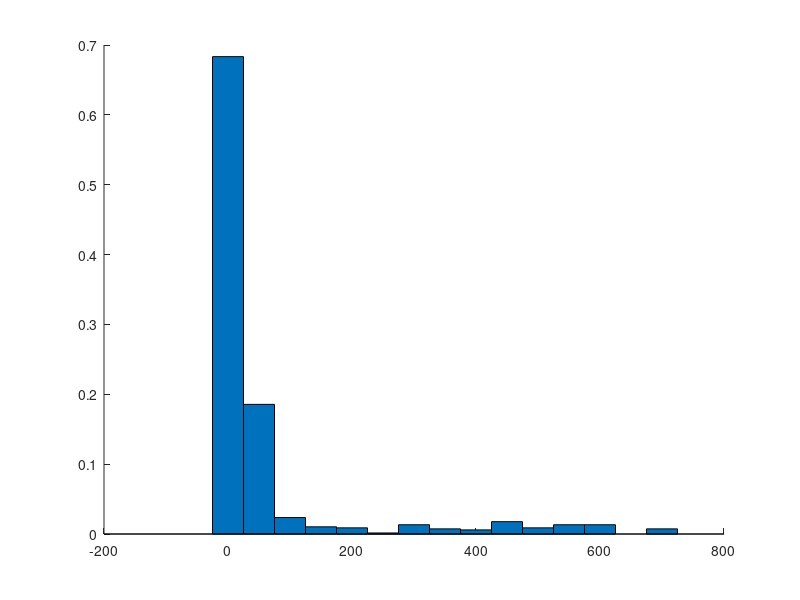

MATLAB code for this plot: (Note: this script raises an error after producing the figure.)
thres=30;

load("gr_change_n100_spore.mat")
spo=(double(spo));nospo=(double(nospo));
edges=0:50:700;
[a,x]=hist((((nospo))),edges);
bar(x, a./length(nospo),1,"FaceAlpha",0.5)
set(gca, 'xtick', x)
hold on;

save("gr_change_n100_spore.mat","spo","nospo")
[a,x]=hist(((spo)),edges);
bar(x, a./length(spo),1,"FaceAlpha",0.5)
set(gca, 'xtick', x)
xlim([-15,700])
legend(["spore","non-spore"])
title("wt")
wts=length(spo(spo>thres))./(length(spo));
wtns=length(nospo(nospo>thres))./(length(nospo));
wta=(length(spo(spo>thres))+length(nospo(nospo>thres)))./(length(nospo)+(length(spo)));


%%
load("full_ds_spore.mat")
spo=(double(spo));nospo=(double(nospo));
edges=0:50:700;
[a,x]=hist((((nospo))),edges);
bar(x, a./length(nospo),1,"FaceAlpha",0.5)
set(gca, 'xtick', x)
hold on;
[a,x]=hist(((spo)),edges);
bar(x, a./length(spo),1,"FaceAlpha",0.5)
set(gca, 'xtick', x)
xlim([-15,700])
legend(["spore","non-spore"])
title("wt")

dss=length(spo(spo>thres))./(length(spo));
dsns=length(nospo(nospo>thres))./(length(nospo));
dsa=(length(spo(spo>thres))+length(nospo(nospo>thres)))./(length(nospo)+(length(spo)));

%%
load("full_dc_spore.mat")
spo=(double(spo));nospo=(double(nospo));
edges=0:50:700;
[a,x]=hist((((nospo))),edges);
bar(x, a./length(nospo),1,"FaceAlpha",0.5)
set(gca, 'xtick', x)
hold on;
save("full_dc_spore.mat","spo","nospo")

[a,x]=hist(((spo)),edges);
bar(x, a./length(spo),1,"FaceAlpha",0.5)
set(gca, 'xtick', x)
xlim([-15,700])
legend(["non-spore","spore"])
title("wt")

dcs=length(spo(spo>thres))./(length(spo));
dcns=length(nospo(nospo>thres))./(length(nospo));
dca=(length(spo(spo>thres))+length(nospo(nospo>thres)))./(length(nospo)+(length(spo)));



%%
y=[wts,wtns,wta,0,dss,dsns,dsa,0,dcs,dcns,dca];
bar(y)
ylim([0,0.5])

%%
x=[1,2];
y=[0.05,0.27];
bar(x,y)
ylim([0,0.3])

%%


